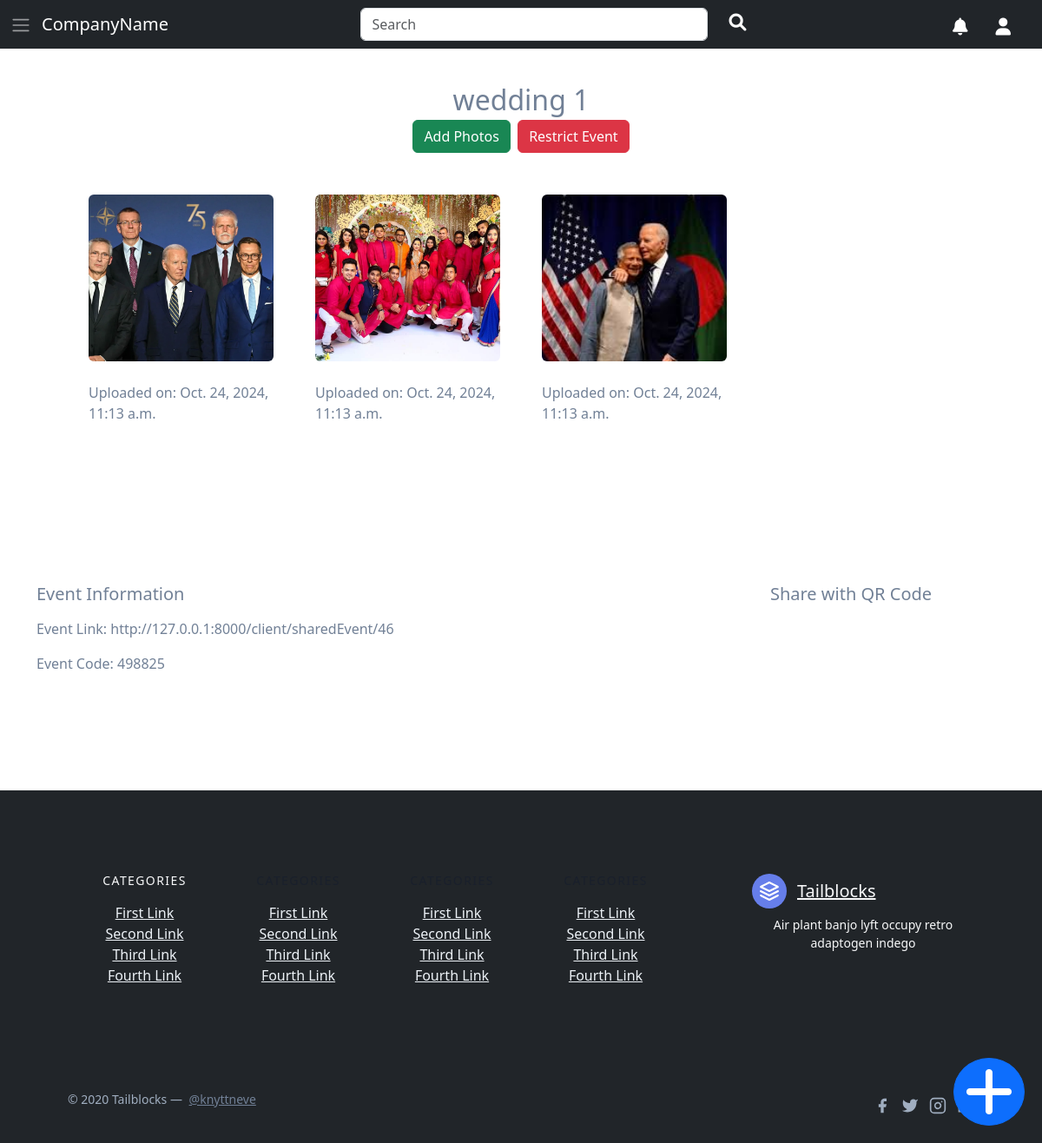
The app's page /myEvents/46 with its own data.
### home/models.py (models this page shows, shortened)
class Event(models.Model):
    name = models.CharField(max_length=1000, default="")
    description = models.CharField(max_length=1000, default="")
    host = models.ForeignKey(settings.AUTH_USER_MODEL, on_delete=models.CASCADE, related_name='hosted_events', default="")
    event_date = models.DateField()
    published = models.BooleanField(default=False)
    code = models.CharField(max_length=10)

class PicsRelation(models.Model):
    event = models.ForeignKey(Event, related_name='pictures', default="", on_delete=models.CASCADE)  # Link multiple images to one event
    image = models.ImageField(upload_to='images/eventPictures', default="")
    date = models.DateTimeField(auto_now_add=True)

### home/views.py (the view)
# urls.py: path('myEvents/<str:eventID>', views.eventPage, name='eventPage'),
def eventPage(request, eventID):
    event = Event.objects.get(id=eventID)
    pictures = PicsRelation.objects.filter(event=event)
    return render(request, 'eventPage.html',{'event':event, 'photos':pictures})

### home/templates/eventPage.html (shortened to what this page needs)
{% extends 'layout.html' %}
{% block body %}
<section class="text-gray-600 body-font">
    <div class="container px-5 py-24 mx-auto">
        <h2 class="text-center">{{event.name}}
          <br>
          <button class="btn btn-success" data-bs-toggle="modal" data-bs-target="#addPhotosModal">Add Photos</button>
          <span id="btnSpan">
          {% if event.published == True %}
            <button class="btn btn-danger" id="restrictBtn" onclick="restrictEvent()">Restrict Event</button>
          {% else %}
            <button class="btn btn-primary" id="publishBtn" data-bs-toggle="modal" data-bs-target="#publishModal">Publish Event</button>
          {% endif %}
          </span>
        </h2>
      <div class="flex flex-wrap mt-4">
        {% for photo in photos %}
        <div class="lg:w-1/4 md:w-1/2 p-4 w-full">
          <a class="block relative h-48 rounded overflow-hidden">
            <img alt="ecommerce" class="object-cover object-center w-full h-full block" src="/media/{{photo.image}}">
          </a>
          <div class="mt-4">
            <p class="mt-1">Uploaded on: {{photo.date}}</p>
          </div>
        </div>
        {% endfor %}
      </div>
    </div>
    <div class="container my-5" id="information" style="visibility: {% if event.published == True %}visible{% else %}hidden{% endif %};">
      <div class="row">
        <div class="col-md-8">
          <h5 class="mb-3">Event Information</h5>
          <div class="form-group">
            <label>Event Link:</label>
            <span>http://127.0.0.1:8000/client/sharedEvent/{{event.id}}</span>
          </div>
          <div class="form-group mt-3">
            <label>Event Code:</label>
            <span>{{event.code}}</span>
          </div>
        </div>
        <div class="col-md-4 text-center">
          <h5 class="mb-3">Share with QR Code</h5>
          <div id="qrcode" style="width: 150px; height: 150px; margin: 0 auto;"></div>
        </div>
      </div>
    </div>
  </section>
{% endblock %}

### accounts/templates/layout.html (style rules this page uses)
body, html { height: 100%; }

### records on screen
Event: name "wedding 1", id "46", code "498825"
PicsRelation: image (picture), date "Oct. 24, 2024, 11:13 a.m."
PicsRelation: image (picture), date "Oct. 24, 2024, 11:13 a.m."
PicsRelation: image (picture), date "Oct. 24, 2024, 11:13 a.m."
